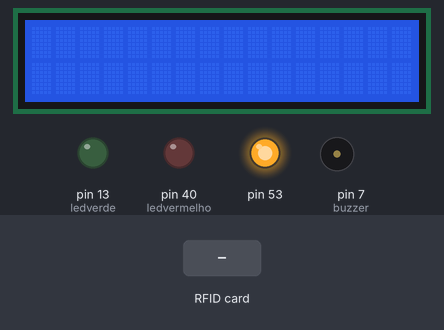
The sketch below on a simulated Arduino Mega 2560, built with avr-gcc and run on an emulated ATmega2560. On the bench: 16×2 character LCD, output pins drawn as LEDs (lit = HIGH), buzzer (waves = sounding). The inputs (shaded band) are chosen by the test bench. What the sketch prints to the serial monitor is not drawn.

Above: at 1.3 s.
1.4 s: RFID card 5E 7A 19 C4 held to the reader
At 1.8 s:
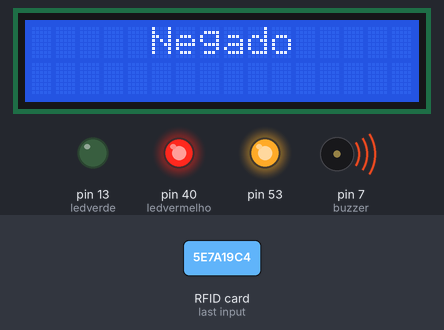
At 4.3 s:
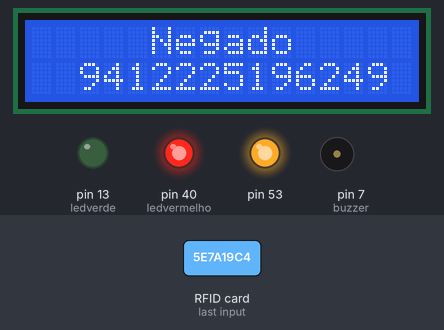
Timing chart, 0 to 7.5 s (numbered marks = the images above; inputs shaded):
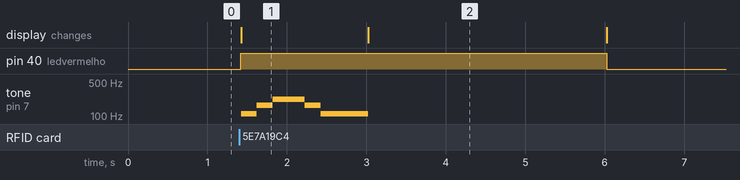

Measured:
- after the input at 1.4 s, pin 40 (ledvermelho): LOW → HIGH at once, → LOW 4.6 s later; tone on pin 7 (buzzer): plays 110 Hz for 0.20 s, 165 Hz for 0.20 s, 220 Hz for 0.40 s, 165 Hz for 0.20 s, 110 Hz for 0.60 s, starting at once; the display: changes at once (image 1)
- what the display in image 1 shows lasts 1.6 s, from 1.4 s to 3.0 s

The sketch:

av5.ino
```cpp
#include <SPI.h>
#include <RFID.h>
#define SDA_DIO 9
#define RESET_DIO 8
RFID RC522(SDA_DIO, RESET_DIO);

// display
#include <LiquidCrystal.h>
LiquidCrystal lcd(12, 11, 5, 4, 3, 2);

// buzzer
int buzzer = 7;

// led verde
int ledverde = 13;

// led vermelho
int ledvermelho = 40;

// A função setup é executada uma vez quando forem pressionados os botões de reset ou de power on na placa
void setup()
{
  Serial.begin(9600);
  SPI.begin();
  RC522.init();

  lcd.begin(16, 2);

  pinMode(buzzer,OUTPUT);
  pinMode(ledverde, OUTPUT);
  pinMode(ledvermelho, OUTPUT);
}

// A função loop é executada de forma repetida sem parada
void loop()
{
   if (RC522.isCard()){
    // Encontra o ID do cartão/tag
    RC522.readCardSerial();

    String idRFID = getID(RC522.serNum);
    Serial.println("ID: " + idRFID);

    lcd.clear();

    if(idRFID == "25101952735"){
      digitalWrite(ledverde, HIGH);         // Liga o LED  (HIGH é o nível alto de tensão)

      lcd.setCursor(3, 0);
      lcd.print("Autorizado");    //Display LCD: Escreve no display a string "INF - IFRS"

      tocaPermitido();

    } else{
      digitalWrite(ledvermelho, HIGH);         // Liga o LED  (HIGH é o nível alto de tensão)
      lcd.setCursor(5, 0);
      lcd.print("Negado");    //Display LCD: Escreve no display a string "INF - IFRS"

      tocaNegado();
    }
    lcd.setCursor(2, 1);        //Display LCD: Posiciona o cursor na coluna 3, linha 1
    lcd.print(idRFID);    //Display LCD: Escreve no display a string "DisplayLCD"
    delay(3000);
    digitalWrite(ledverde, LOW);
    digitalWrite(ledvermelho, LOW);
    lcd.clear();

  }
}

String getID(unsigned char serNum[5]) {
    String returnable = "";
    for(int i = 0; i < 5; i++) { // Impressão do ID do cartão/tag em decimal
      returnable += serNum[i];
    }
    return returnable;
}


String tocaPermitido() {
 tone(buzzer, 523);  // Nota C5
  delay(150);
  noTone(buzzer);
  delay(150);
  tone(buzzer, 659);  // Nota E5
  delay(150);
  noTone(buzzer);
  delay(150);
  tone(buzzer, 784);  // Nota G5
  delay(300);
  noTone(buzzer);

  // Toca a segunda parte da melodia (Acesso Permitido)
  delay(200);  // Pausa entre as partes
  tone(buzzer, 784);  // Nota G5
  delay(150);
  noTone(buzzer);
  delay(150);
  tone(buzzer, 659);  // Nota E5
  delay(150);
  noTone(buzzer);
  delay(150);
  tone(buzzer, 523);  // Nota C5
  delay(300);
  noTone(buzzer);
}


String tocaNegado() {
    tone(buzzer, 110);
    delay(200);
    noTone(buzzer);

    // Toca a segunda nota (165 Hz) por 200 milissegundos
    tone(buzzer, 165);
    delay(200);
    noTone(buzzer);

    // Toca a terceira nota (220 Hz) por 400 milissegundos
    tone(buzzer, 220);
    delay(400);
    noTone(buzzer);

    // Toca a quarta nota (165 Hz) por 200 milissegundos
    tone(buzzer, 165);
    delay(200);
    noTone(buzzer);

    // Toca a quinta nota (110 Hz) por 600 milissegundos
    tone(buzzer, 110);
    delay(600);
    noTone(buzzer);

}
```
